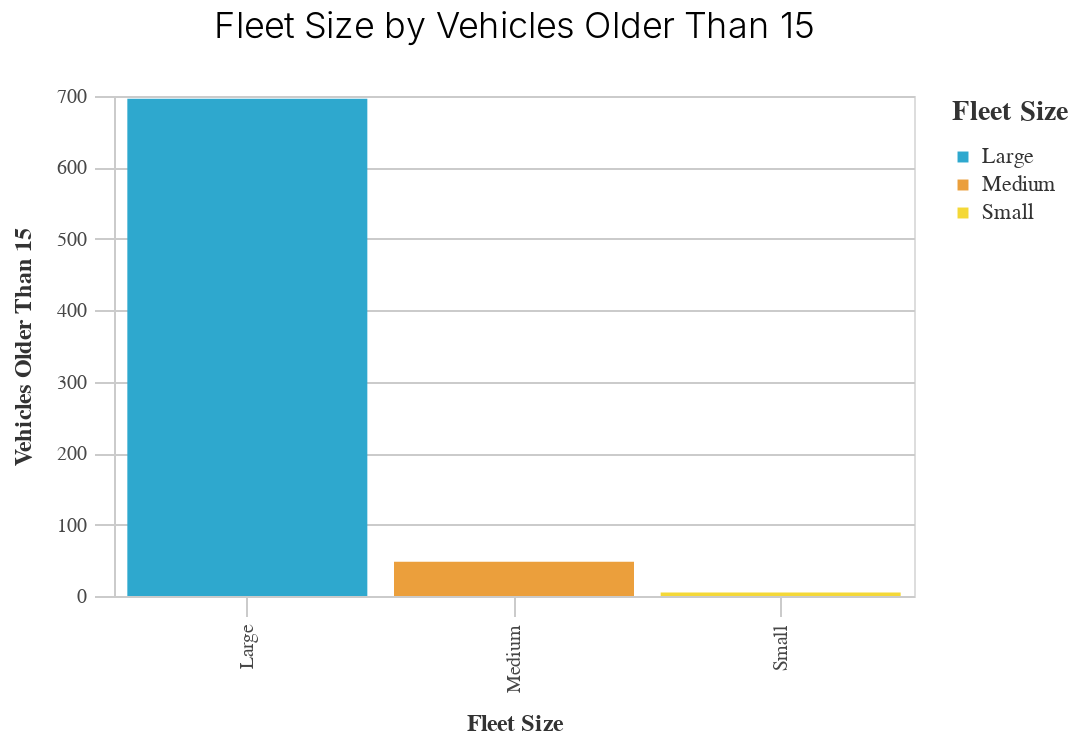

Here is the notebook cell this chart was saved with:
### Code cell
_utils.basic_bar_chart(fleet,'fleet_size','vehicles_older_than_15', 'fleet_size')

### Figure 1 — Vega-Lite specification as saved in the notebook (floating-point values rounded to 4 significant figures)
{"config": {"view": {"continuousWidth": 400, "continuousHeight": 300}, "axis": {"domainColor": "#cbcbcb", "grid": true, "gridColor": "#cbcbcb", "gridWidth": 1, "labelColor": "#474747", "labelFont": "Nunito Sans", "labelFontSize": 10, "labelPadding": 4, "tickColor": "#cbcbcb", "tickSize": 10, "titleColor": "#333", "titleFont": "Raleway", "titleFontSize": 12, "titlePadding": 10}, "axisBand": {"grid": false}, "background": "white", "font": "Raleway", "header": {"labelFont": "Nunito Sans", "titleFont": "Raleway"}, "legend": {"labelColor": "#333", "labelFont": "Nunito Sans", "labelFontSize": 11, "labelLimit": 0, "padding": 1, "symbolSize": 30, "symbolType": "square", "titleColor": "#333", "titleFont": "Raleway", "titleFontSize": 14, "titlePadding": 10}, "title": {"anchor": "middle", "font": "Raleway", "fontSize": 18, "fontWeight": 300, "offset": 20}}, "data": {"name": "data-6c1632cd02e839028092f8837dfdca37"}, "mark": "bar", "encoding": {"color": {"field": "fleet_size", "legend": {"title": "Fleet Size"}, "scale": {"range": ["#2EA8CE", "#EB9F3C", "#F4D837", "#51BF9D", "#8CBCCB", "#9487C0"]}, "type": "nominal"}, "x": {"field": "fleet_size", "sort": "-y", "title": "Fleet Size", "type": "nominal"}, "y": {"field": "vehicles_older_than_15", "title": "Vehicles Older Than 15", "type": "quantitative"}}, "height": 250, "title": "Fleet Size by Vehicles Older Than 15", "width": 400, "$schema": "https://vega.github.io/schema/vega-lite/v4.17.0.json", "datasets": {"data-6c1632cd02e839028092f8837dfdca37": [{"fleet_size": "Large", "vehicles_older_than_9": 1757.0, "vehicles_older_than_15": 696.0, "vehicles_0_to_9": 3975.0, "vehicles_percent_older_than_9": 86.21, "vehicles_percent_older_than_15": 92.92, "vehicles_percent_0_to_9": 80.17}, {"fleet_size": "Medium", "vehicles_older_than_9": 255.0, "vehicles_older_than_15": 48.0, "vehicles_0_to_9": 903.0, "vehicles_percent_older_than_9": 12.51, "vehicles_percent_older_than_15": 6.409, "vehicles_percent_0_to_9": 18.21}, {"fleet_size": "Small", "vehicles_older_than_9": 20.0, "vehicles_older_than_15": 5.0, "vehicles_0_to_9": 68.0, "vehicles_percent_older_than_9": 0.9814, "vehicles_percent_older_than_15": 0.6676, "vehicles_percent_0_to_9": 1.372}]}}
